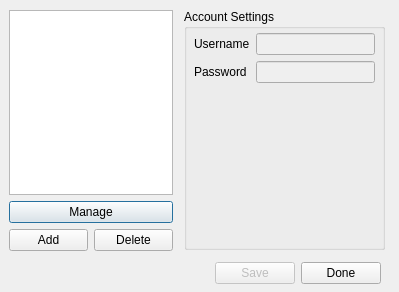
<ui version="4.0" >
 <class>Accounts</class>
 <widget class="QDialog" name="Accounts" >
  <property name="geometry" >
   <rect>
    <x>0</x>
    <y>0</y>
    <width>399</width>
    <height>292</height>
   </rect>
  </property>
  <property name="windowTitle" >
   <string>Accounts</string>
  </property>
  <widget class="QWidget" name="verticalLayout" >
   <property name="geometry" >
    <rect>
     <x>9</x>
     <y>10</y>
     <width>164</width>
     <height>241</height>
    </rect>
   </property>
   <layout class="QVBoxLayout" >
    <item>
     <widget class="QListWidget" name="accountsList" />
    </item>
    <item>
     <widget class="QPushButton" name="manage" >
      <property name="text" >
       <string>Manage</string>
      </property>
      <property name="icon" >
       <iconset>images/user_edit.png</iconset>
      </property>
     </widget>
    </item>
    <item>
     <layout class="QHBoxLayout" >
      <item>
       <widget class="QPushButton" name="add" >
        <property name="text" >
         <string>Add</string>
        </property>
        <property name="icon" >
         <iconset>images/user_add.png</iconset>
        </property>
       </widget>
      </item>
      <item>
       <widget class="QPushButton" name="del" >
        <property name="text" >
         <string>Delete</string>
        </property>
        <property name="icon" >
         <iconset>images/user_delete.png</iconset>
        </property>
       </widget>
      </item>
     </layout>
    </item>
   </layout>
  </widget>
  <widget class="QGroupBox" name="groupBox" >
   <property name="geometry" >
    <rect>
     <x>184</x>
     <y>9</y>
     <width>201</width>
     <height>241</height>
    </rect>
   </property>
   <property name="title" >
    <string>Account Settings</string>
   </property>
   <widget class="QWidget" name="verticalLayout_2" >
    <property name="geometry" >
     <rect>
      <x>10</x>
      <y>19</y>
      <width>181</width>
      <height>61</height>
     </rect>
    </property>
    <layout class="QVBoxLayout" >
     <item>
      <layout class="QGridLayout" >
       <item row="0" column="0" >
        <widget class="QLabel" name="label" >
         <property name="text" >
          <string>Username</string>
         </property>
        </widget>
       </item>
       <item row="0" column="1" >
        <widget class="QLineEdit" name="username" >
         <property name="enabled" >
          <bool>false</bool>
         </property>
        </widget>
       </item>
       <item row="1" column="0" >
        <widget class="QLabel" name="label_2" >
         <property name="text" >
          <string>Password</string>
         </property>
        </widget>
       </item>
       <item row="1" column="1" >
        <widget class="QLineEdit" name="password" >
         <property name="enabled" >
          <bool>false</bool>
         </property>
        </widget>
       </item>
      </layout>
     </item>
    </layout>
   </widget>
  </widget>
  <widget class="QWidget" name="layoutWidget" >
   <property name="geometry" >
    <rect>
     <x>10</x>
     <y>260</y>
     <width>371</width>
     <height>26</height>
    </rect>
   </property>
   <layout class="QHBoxLayout" >
    <item>
     <spacer>
      <property name="orientation" >
       <enum>Qt::Horizontal</enum>
      </property>
      <property name="sizeHint" >
       <size>
        <width>40</width>
        <height>20</height>
       </size>
      </property>
     </spacer>
    </item>
    <item>
     <widget class="QPushButton" name="save" >
      <property name="enabled" >
       <bool>false</bool>
      </property>
      <property name="text" >
       <string>Save</string>
      </property>
     </widget>
    </item>
    <item>
     <widget class="QPushButton" name="done" >
      <property name="text" >
       <string>Done</string>
      </property>
     </widget>
    </item>
   </layout>
  </widget>
 </widget>
 <tabstops>
  <tabstop>accountsList</tabstop>
  <tabstop>manage</tabstop>
  <tabstop>add</tabstop>
  <tabstop>del</tabstop>
  <tabstop>username</tabstop>
  <tabstop>password</tabstop>
 </tabstops>
 <resources/>
 <connections>
  <connection>
   <sender>accountsList</sender>
   <signal>doubleClicked(QModelIndex)</signal>
   <receiver>manage</receiver>
   <slot>click()</slot>
   <hints>
    <hint type="sourcelabel" >
     <x>75</x>
     <y>60</y>
    </hint>
    <hint type="destinationlabel" >
     <x>79</x>
     <y>129</y>
    </hint>
   </hints>
  </connection>
 </connections>
</ui>
